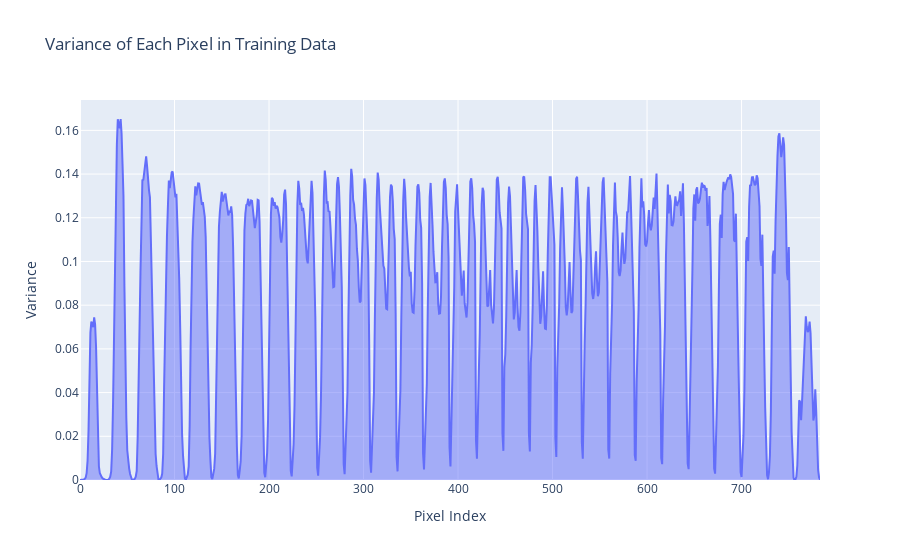

Write notebook code for a chart like this one.
### Markdown cell above
---
### 1.4.7 Understanding Pixel Variance in the Dataset

Pixel variance helps identify which pixels contribute the most information in the dataset. High-variance pixels change significantly between different images, meaning they likely capture important details for classification. Low-variance pixels remain nearly the same across images, making them less useful and possibly redundant.

---

### Code cell
# Compute variance for each pixel
pixel_variance = train_df.iloc[:, :-1].var()

# Create a DataFrame for better visualization
variance_df = pd.DataFrame({"Pixel Index": range(len(pixel_variance)), "Variance": pixel_variance.values})

# Plot using px.area()
fig = px.area(variance_df, x="Pixel Index", y="Variance", 
              title="Variance of Each Pixel in Training Data",
              labels={"Pixel Index": "Pixel Index", "Variance": "Variance"})

fig.show()

### Figure 1 — Plotly figure (JSON) as saved in the notebook; plotly's stock layout.template omitted (floating-point values rounded to 4 significant figures; data arrays with more than 128 entries replaced by an {"elided": "..."} marker saying what was removed)
{"data": [{"fillpattern": {"shape": ""}, "hovertemplate": "Pixel Index=%{x}<br>Variance=%{y}<extra></extra>", "legendgroup": "", "line": {"color": "#636efa"}, "marker": {"symbol": "circle"}, "mode": "lines", "name": "", "orientation": "v", "showlegend": false, "stackgroup": "1", "type": "scatter", "x": {"elided": "784 int values"}, "xaxis": "x", "y": {"elided": "784 float values"}, "yaxis": "y"}], "layout": {"legend": {"tracegroupgap": 0}, "title": {"text": "Variance of Each Pixel in Training Data"}, "xaxis": {"anchor": "y", "domain": [0, 1], "title": {"text": "Pixel Index"}}, "yaxis": {"anchor": "x", "domain": [0, 1], "title": {"text": "Variance"}}}}
